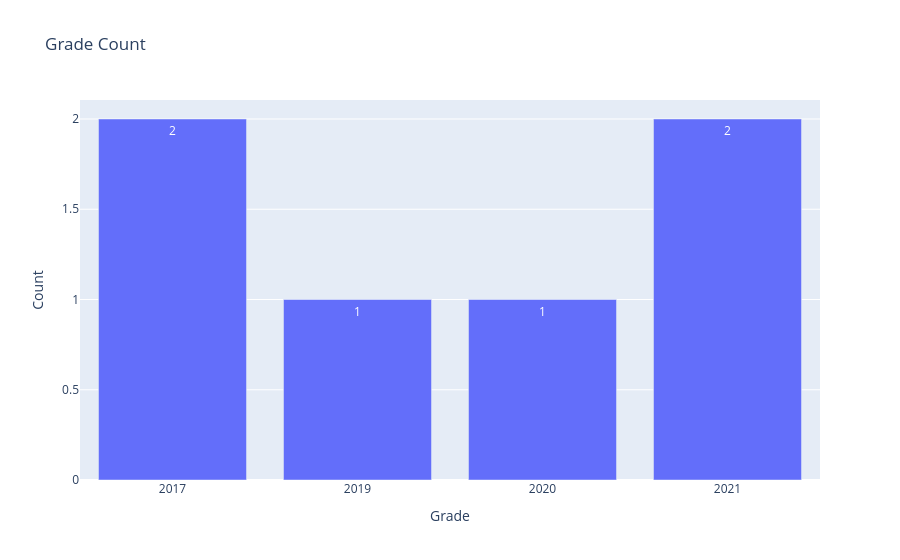

Notebook code cell kept with this figure:
### Code cell
import plotly.express as px

fig1 = px.bar(
    x = df1.index,
    y = df1["grade"],
    title = "Grade Count",
    labels = {"x": "Grade", "y": "Count"},
    text = df1["grade"]
)

fig1.show()

### Figure 1 — Plotly figure (JSON) as saved in the notebook; plotly's stock layout.template omitted (floating-point values rounded to 4 significant figures)
{"data": [{"alignmentgroup": "True", "hovertemplate": "Grade=%{x}<br>Count=%{y}<br>text=%{text}<extra></extra>", "legendgroup": "", "marker": {"color": "#636efa", "pattern": {"shape": ""}}, "name": "", "offsetgroup": "", "orientation": "v", "showlegend": false, "text": [2, 1, 1, 2], "textposition": "auto", "type": "bar", "x": ["2017", "2019", "2020", "2021"], "xaxis": "x", "y": [2, 1, 1, 2], "yaxis": "y"}], "layout": {"barmode": "relative", "legend": {"tracegroupgap": 0}, "title": {"text": "Grade Count"}, "xaxis": {"anchor": "y", "domain": [0, 1], "title": {"text": "Grade"}}, "yaxis": {"anchor": "x", "domain": [0, 1], "title": {"text": "Count"}}}}
